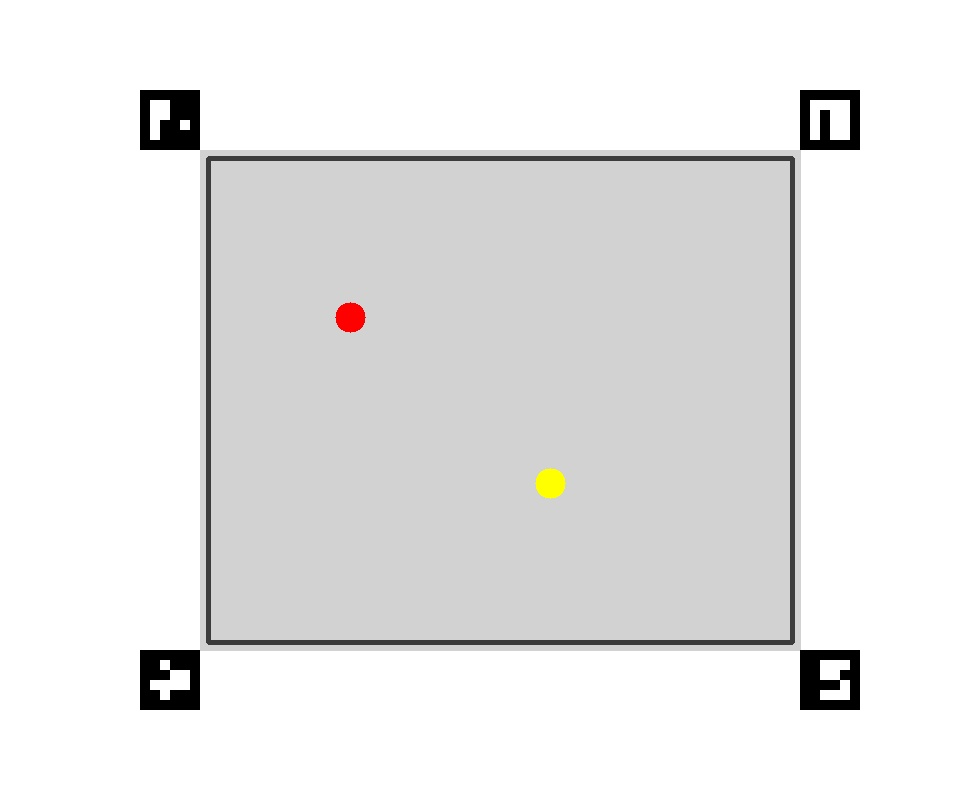
#> input picture images/image_1.jpg, 960 x 800 px
$ python KD_1234_task1a.py --image ../../../../images/image_1.jpg
#> lines starting #> are read from the running program, lines starting #| are printed output that depends on the picture; after the words box and inside, x2 and y2 are one past the last pixel; in counts of white or black regions, pixels touching at a corner belong together
#!/usr/bin/env python3
import argparse
import os
import sys
import cv2
import numpy as np


REQUIRED_MARKER_IDS = (80, 85, 90, 95)


def detect_markers(image):
    gray = cv2.cvtColor(image, cv2.COLOR_BGR2GRAY)
    dictionary = cv2.aruco.getPredefinedDictionary(cv2.aruco.DICT_4X4_250)

    if hasattr(cv2.aruco, "ArucoDetector"):
        parameters = cv2.aruco.DetectorParameters()
        detector = cv2.aruco.ArucoDetector(dictionary, parameters)
        corners, ids, _ = detector.detectMarkers(gray)
    else:
        parameters = cv2.aruco.DetectorParameters_create()
        corners, ids, _ = cv2.aruco.detectMarkers(
            gray, dictionary, parameters=parameters
        )

    return corners, ids


def select_corner_markers(corners, ids, required_ids=None):
    required = set(REQUIRED_MARKER_IDS if required_ids is None else required_ids)

    if ids is None:
        print(f"Error: No ArUco markers detected (required: {sorted(required)})")
        return None, None

    ids_flat = [int(marker_id) for marker_id in np.asarray(ids).flatten()]
    detected_set = set(ids_flat)

    missing = required - detected_set
    if missing:
        print(f"Error: Missing required marker IDs: {sorted(missing)}")
        return None, None

    selected_corners = []
    selected_ids = []
    for marker_corners, marker_id in zip(corners, ids_flat):
        if marker_id in required:
            selected_corners.append(marker_corners)
            selected_ids.append(marker_id)

    return selected_corners, np.array(selected_ids)


def order_corner_points(pts):
    rect = np.zeros((4, 2), dtype=np.float32)
    s = pts.sum(axis=1)
    rect[0] = pts[np.argmin(s)]
    rect[2] = pts[np.argmax(s)]
    d = np.diff(pts, axis=1)
    rect[1] = pts[np.argmin(d)]
    rect[3] = pts[np.argmax(d)]
    return rect


def get_arena_corners(marker_corners):
    centers = []
    for corners in marker_corners:
        center = np.mean(corners[0], axis=0)
        centers.append(center)
    centroid = np.mean(centers, axis=0)

    inner_corners = []
    for corners in marker_corners:
        pts = corners[0]
        distances = [np.linalg.norm(pt - centroid) for pt in pts]
        inner_idx = np.argmin(distances)
        inner_corners.append(pts[inner_idx])

    inner_corners = np.array(inner_corners, dtype=np.float32)
    return order_corner_points(inner_corners)


def perspective_transform(image, src_pts):
    dst_pts = np.array([
        [0, 0],
        [900, 0],
        [900, 900],
        [0, 900]
    ], dtype=np.float32)

    matrix = cv2.getPerspectiveTransform(src_pts, dst_pts)
    warped = cv2.warpPerspective(image, matrix, (900, 900))
    return warped


def detect_survivors(warped):
    hsv = cv2.cvtColor(warped, cv2.COLOR_BGR2HSV)

    lower_red1 = np.array([0, 100, 70])
    upper_red1 = np.array([10, 255, 255])
    lower_red2 = np.array([170, 100, 70])
    upper_red2 = np.array([180, 255, 255])

    mask_red1 = cv2.inRange(hsv, lower_red1, upper_red1)
    mask_red2 = cv2.inRange(hsv, lower_red2, upper_red2)
    mask_red = cv2.bitwise_or(mask_red1, mask_red2)

    lower_yellow = np.array([18, 90, 90])
    upper_yellow = np.array([35, 255, 255])
    mask_yellow = cv2.inRange(hsv, lower_yellow, upper_yellow)

    kernel = np.ones((5, 5), np.uint8)
    mask_red = cv2.morphologyEx(mask_red, cv2.MORPH_OPEN, kernel)
    mask_red = cv2.morphologyEx(mask_red, cv2.MORPH_CLOSE, kernel)
    mask_yellow = cv2.morphologyEx(mask_yellow, cv2.MORPH_OPEN, kernel)
    mask_yellow = cv2.morphologyEx(mask_yellow, cv2.MORPH_CLOSE, kernel)

    critical_centers = extract_centers(mask_red)
    stable_centers = extract_centers(mask_yellow)

    return critical_centers, stable_centers


def extract_centers(mask):
    contours, _ = cv2.findContours(mask, cv2.RETR_EXTERNAL, cv2.CHAIN_APPROX_SIMPLE)
    centers = []
    for contour in contours:
        area = cv2.contourArea(contour)
        if area < 100:
            continue
        M = cv2.moments(contour)
        if M["m00"] != 0:
            cx = int(M["m10"] / M["m00"])
            cy = int(M["m01"] / M["m00"])
            centers.append((cx, cy))
    return centers


def map_to_grid(centers):
    labels = []
    cell_size = 75
    for cx, cy in centers:
        col = int(round((cx - 75) / cell_size))
        row = int(round((cy - 75) / cell_size))
        col = max(0, min(10, col))
        row = max(0, min(10, row))
        label = chr(65 + col) + str(row + 1)
        labels.append(label)
    return labels


def write_results(image_path, detected_ids, critical_labels, stable_labels):
    image_stem = os.path.splitext(os.path.basename(image_path))[0]
    output_dir = os.path.dirname(image_path) or '.'
    output_path = os.path.join(output_dir, f"{image_stem}_results.txt")

    with open(output_path, 'w') as f:
        f.write(f"Detected marker IDs: {detected_ids}\n\n")
        f.write(f"Critical Survivors: {', '.join(critical_labels)}\n")
        f.write(f"Stable Survivors: {', '.join(stable_labels)}\n")

    return output_path


def main():
    parser = argparse.ArgumentParser(description='Detect survivors in arena image')
    parser.add_argument('--image', required=True, help='Path to input image')
    parser.add_argument('--required-ids',
                        default=','.join(str(marker_id) for marker_id in REQUIRED_MARKER_IDS),
                        help='Comma-separated marker IDs marking the four arena corners')
    args = parser.parse_args()

    try:
        required_ids = {int(part) for part in args.required_ids.split(',') if part.strip()}
    except ValueError:
        print(f"Error: --required-ids must be comma-separated integers: {args.required_ids}")
        sys.exit(1)
    if not required_ids:
        print("Error: --required-ids must contain at least one marker ID")
        sys.exit(1)

    image = cv2.imread(args.image)
#> image is the input picture: shape (800, 960, 3); mean B, G, R 231.3, 231.6, 231.8
    if image is None:
        print(f"Error: Cannot load image: {args.image}")
        sys.exit(1)

    corners, ids = detect_markers(image)
#> in detect_markers, `corners, ids, _ = detector.detectMarkers(gray)`: corners = ([[800, 650], [859, 650], [859, 709], [800, 709]], [[140, 650], [199, 650], [199, 709], [140, 709]], [[800, 90], [859, 90], [859, 149], [800, 149]], [[140, 90], [199, 90], [199, 149], [140, 149]]); ids = [90, 95, 85, 80]
#> ids = [90, 95, 85, 80]
    selected_corners, selected_ids = select_corner_markers(corners, ids, required_ids)
#> in select_corner_markers, `detected_set = set(ids_flat)`: detected_set = 4 items
#> in select_corner_markers, `missing = required - detected_set`: missing = 0 items
#> the loop in select_corner_markers, `for marker_corners, marker_id in zip(corners, ids_flat):` made 4 passes
#> (marker_corners, marker_id) on passes 1 to 4: ([[800, 650], [859, 650], [859, 709], [800, 709]], 90), ([[140, 650], [199, 650], [199, 709], [140, 709]], 95), ([[800, 90], [859, 90], [859, 149], [800, 149]], 85), ([[140, 90], [199, 90], [199, 149], [140, 149]], 80)
#> after the loop in select_corner_markers, `for marker_corners, marker_id in zip(corners, ids_flat):`: selected_corners = [[[800, 650], [859, 650], [859, 709], [800, 709]], [[140, 650], [199, 650], [199, 709], [140, 709]], [[800, 90], [859, 90], [859, 149], [800, 149]], [[140, 90], [199, 90], [199, 149], [140, 149]]]; selected_ids = [90, 95, 85, 80]
#> selected_ids = [90, 95, 85, 80]

    if selected_corners is None:
        print("Error: Need all four required ArUco markers: "
              + ', '.join(str(marker_id) for marker_id in sorted(required_ids)))
        sys.exit(1)

    detected_ids = sorted(int(mid) for mid in selected_ids)
#> detected_ids = [80, 85, 90, 95]

    arena_corners = get_arena_corners(selected_corners)
#> the loop in get_arena_corners, `for corners in marker_corners:` made 4 passes
#> (corners, center) on passes 1 to 4: ([[800, 650], [859, 650], [859, 709], [800, 709]], [829.5, 679.5]), ([[140, 650], [199, 650], [199, 709], [140, 709]], [169.5, 679.5]), ([[800, 90], [859, 90], [859, 149], [800, 149]], [829.5, 119.5]), ([[140, 90], [199, 90], [199, 149], [140, 149]], [169.5, 119.5])
#> after the loop in get_arena_corners, `for corners in marker_corners:`: centers = [[829.5, 679.5], [169.5, 679.5], [829.5, 119.5], [169.5, 119.5]]
#> in get_arena_corners, `centroid = np.mean(centers, axis=0)`: centroid = [499.5, 399.5]
#> the loop in get_arena_corners, `for corners in marker_corners:` made 4 passes
#> (pts, distances, inner_idx) on passes 1 to 4: ([[800, 650], [859, 650], [859, 709], [800, 709]], [391.2, 438.2, 474.4, 431.4], 0), ([[140, 650], [199, 650], [199, 709], [140, 709]], [438.2, 391.2, 431.4, 474.4], 1), ([[800, 90], [859, 90], [859, 149], [800, 149]], [431.4, 474.4, 438.2, 391.2], 3), ([[140, 90], [199, 90], [199, 149], [140, 149]], [474.4, 431.4, 391.2, 438.2], 2)
#> after the loop in get_arena_corners, `for corners in marker_corners:`: inner_corners = [[800, 650], [199, 650], [800, 149], [199, 149]]
#> in order_corner_points, `s = pts.sum(axis=1)`: s = [1450, 849, 949, 348]
#> in order_corner_points, `d = np.diff(pts, axis=1)`: d = [-150, 451, -651, -50]
#> arena_corners = [[199, 149], [800, 149], [800, 650], [199, 650]]
    warped = perspective_transform(image, arena_corners)
#> in perspective_transform, `matrix = cv2.getPerspectiveTransform(src_pts, dst_pts)`: matrix = [[1.5, -4.61e-17, -298], [0, 1.8, -267.7], [1.58e-19, 0, 1]]
#> in perspective_transform, `warped = cv2.warpPerspective(image, matrix, (900, 900))`:
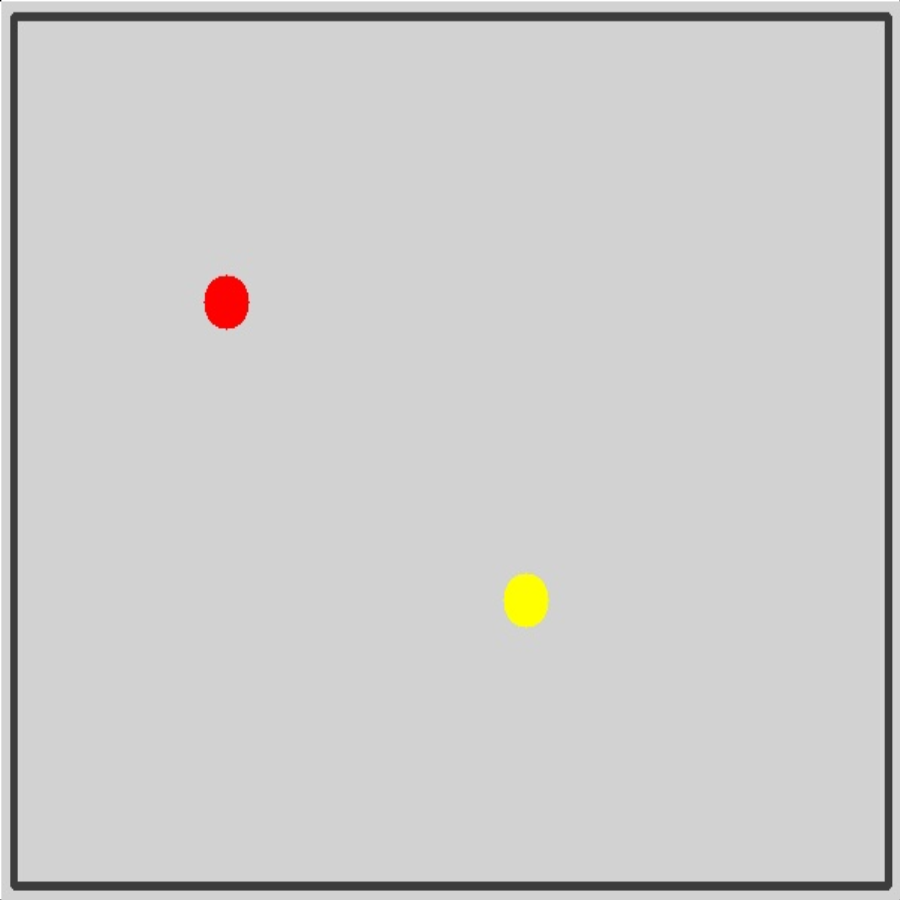
#> warped: shape (900, 900, 3); mean B, G, R 203.8, 204.4, 205

    critical_centers, stable_centers = detect_survivors(warped)
#> in detect_survivors, `hsv = cv2.cvtColor(warped, cv2.COLOR_BGR2HSV)`: hsv: shape (900, 900, 3); mean H, S, V 0.7, 1.2, 205
#> in detect_survivors, `mask_red1 = cv2.inRange(hsv, lower_red1, upper_red1)`:
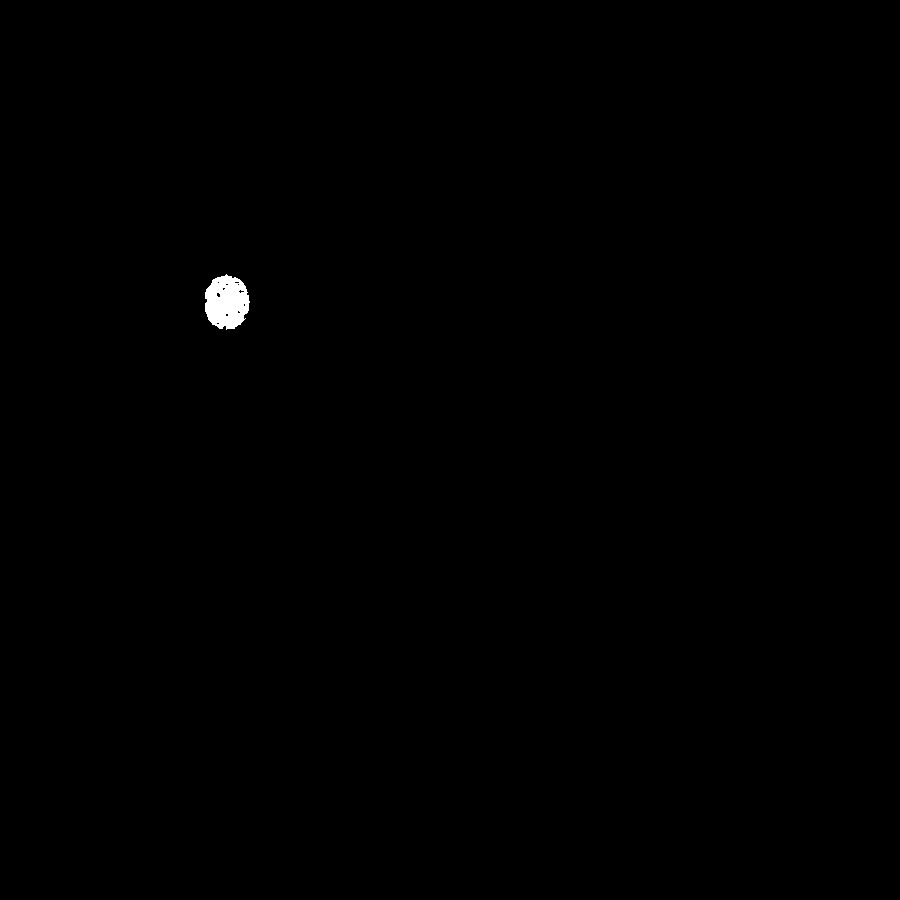
#> mask_red1: shape (900, 900); 0.23% white; 1 white region, box (x1, y1, x2, y2) and area: (205, 274, 250, 330) 1871
#> in detect_survivors, `mask_red2 = cv2.inRange(hsv, lower_red2, upper_red2)`:
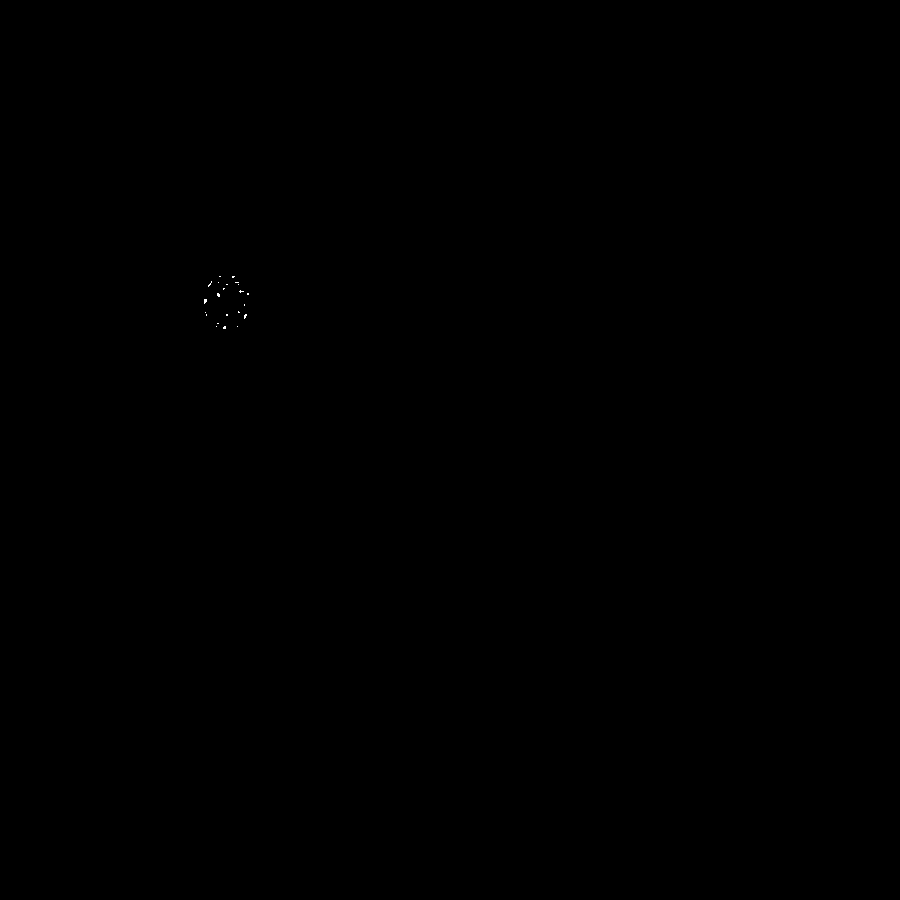
#> mask_red2: shape (900, 900); 0.01% white in thin lines or dots, all inside (x1, y1, x2, y2) = (204, 276, 249, 329)
#> in detect_survivors, `mask_red = cv2.bitwise_or(mask_red1, mask_red2)`: mask_red: shape (900, 900); 0.24% white; 1 white region, box (x1, y1, x2, y2) and area: (204, 274, 250, 330) 1964
#> in detect_survivors, `mask_yellow = cv2.inRange(hsv, lower_yellow, upper_yellow)`:
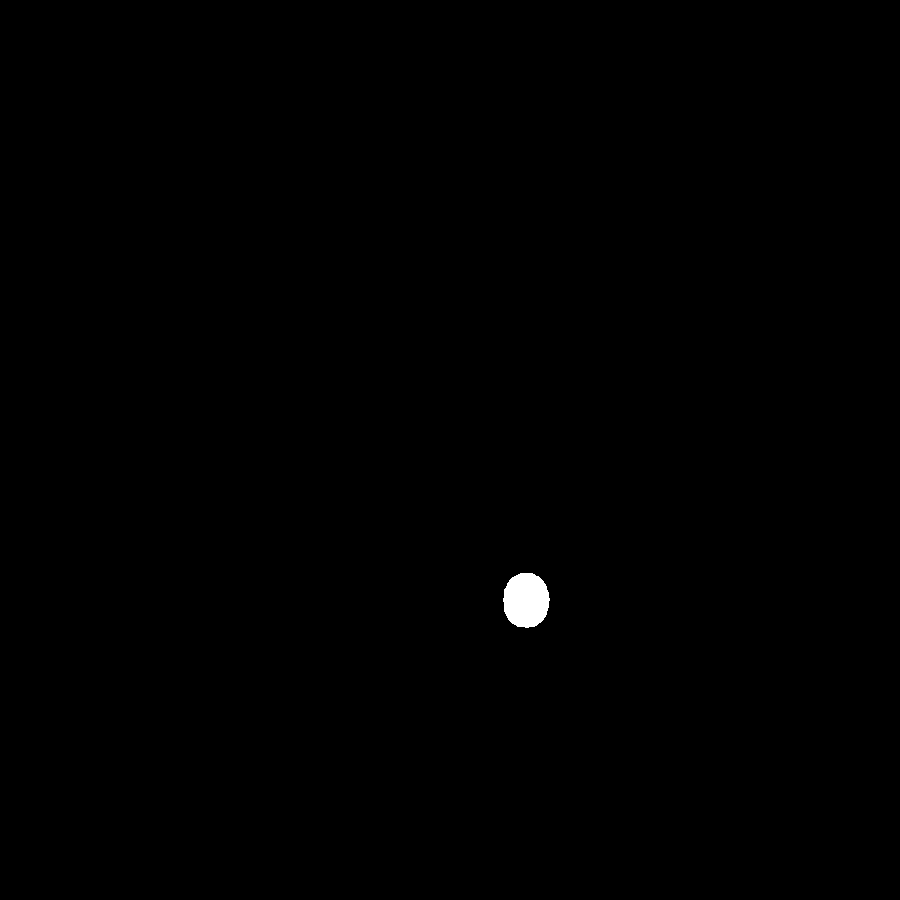
#> mask_yellow: shape (900, 900); 0.25% white; 1 white region, box (x1, y1, x2, y2) and area: (503, 573, 550, 628) 2047
#> in detect_survivors, `mask_red = cv2.morphologyEx(mask_red, cv2.MORPH_OPEN, kernel)`: mask_red: shape (900, 900); 0.24% white; 1 white region, box (x1, y1, x2, y2) and area: (204, 276, 249, 329) 1957
#> in detect_survivors, `mask_yellow = cv2.morphologyEx(mask_yellow, cv2.MORPH_OPEN, kernel)`: mask_yellow: shape (900, 900); 0.25% white; 1 white region
#> in extract_centers, `contours, _ = cv2.findContours(mask, cv2.RETR_EXTERNAL, cv2.CHAIN_APPR..`: contours = 1 contour; box (x1, y1, x2, y2) and area: (204, 276, 249, 329) 1883
#> the loop in extract_centers, `for contour in contours:` made 1 pass
#> (area, cx, cy) on pass 1: (1883, 226, 301)
#> after the loop in extract_centers, `for contour in contours:`: centers = [(226, 301)]
#> in extract_centers (call 2), `contours, _ = cv2.findContours(mask, cv2.RETR_EXTERNAL, cv2.CHAIN_APPR..`: contours = 1 contour; box (x1, y1, x2, y2) and area: (504, 573, 549, 627) 1962
#> the loop in extract_centers (call 2), `for contour in contours:` made 1 pass
#> (area, cx, cy) on pass 1: (1962, 525, 599)
#> in detect_survivors, `stable_centers = extract_centers(mask_yellow)`: stable_centers = [(525, 599)]
#> critical_centers = [(226, 301)]; stable_centers = [(525, 599)]

    critical_labels = map_to_grid(critical_centers)
#> the loop in map_to_grid, `for cx, cy in centers:` made 1 pass
#> (cx, cy, col, row, label) on pass 1: (226, 301, 2, 3, 'C4')
#> after the loop in map_to_grid, `for cx, cy in centers:`: labels = ['C4']
#> critical_labels = ['C4']
    stable_labels = map_to_grid(stable_centers)
#> the loop in map_to_grid (call 2), `for cx, cy in centers:` made 1 pass
#> (cx, cy, col, row, label) on pass 1: (525, 599, 6, 7, 'G8')
#> stable_labels = ['G8']

    output_path = write_results(args.image, detected_ids, critical_labels, stable_labels)
#> output_path = '../../../../images/image_1_results.txt'
    print(f"Results written to: {output_path}")
#| Results written to: ../../../../images/image_1_results.txt


if __name__ == "__main__":
    main()
